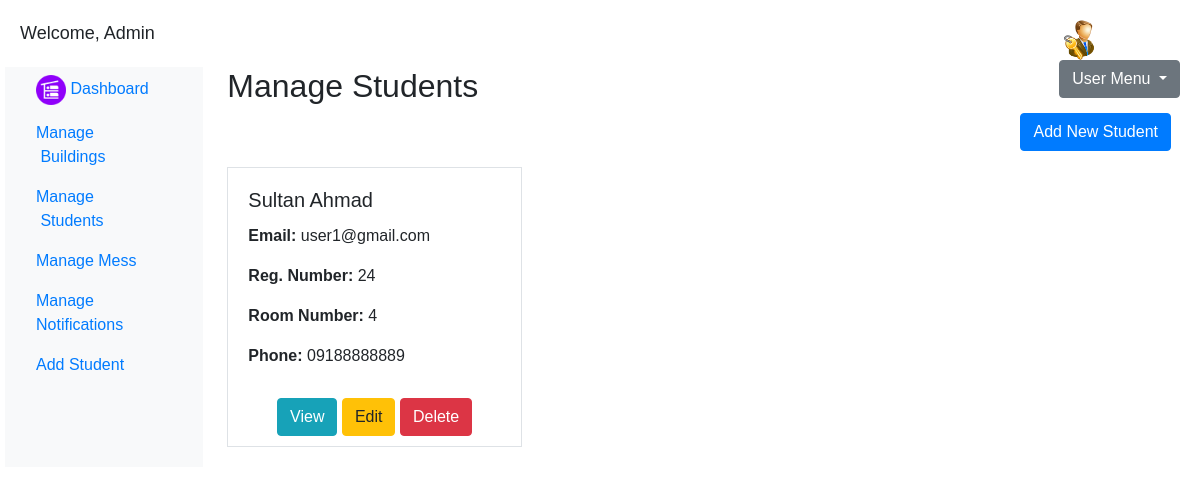
Page /admin/manage-students.php (signed in) on the committed database.
### tables this page shows
CREATE TABLE `user_registration` (
  `id` int(11) NOT NULL,
  `name` varchar(255) NOT NULL,
  `email` varchar(255) NOT NULL,
  `registration_number` varchar(255) NOT NULL,
  `building_type` varchar(50) NOT NULL,
  `mess` varchar(3) NOT NULL,
  `contact_number` varchar(15) NOT NULL,
  `gender` varchar(10) NOT NULL,
  `total_fees` int(11) NOT NULL,
  `created_at` timestamp NOT NULL DEFAULT current_timestamp(),
  `room_number` int(11) NOT NULL
);

### admin/manage-students.php (the view, shortened to what this page needs)
<!DOCTYPE html>
<html lang="en">
<head>
    <link rel="stylesheet" href="https://stackpath.bootstrapcdn.com/bootstrap/4.3.1/css/bootstrap.min.css">
</head>
<body>
<div class="dashboard-container">
    <?php include('newpage.php')?>
        <main role="main" class="col-md-9 ml-sm-auto col-lg-10 px-4">
            <h2>Manage Students</h2>
            <div class="text-right mb-3">
                <a href="add-new-student.php" class="btn btn-primary">Add New Student</a>
            </div>
            <div class="row">
                <?php
                $servername = "localhost";
                $username = "root";
                $password = "";
                $dbname = "hostelpro";
                $conn = new mysqli($servername, $username, $password, $dbname);
                $sql = "SELECT * FROM user_registration";
                $result = $conn->query($sql);
                if ($result->num_rows > 0) {
                    while ($row = $result->fetch_assoc()) {
                        echo '<div class="col-md-4">
                                <div class="student-card">
                                    <div class="student-details">
                                        <h5 class="card-title">' . $row['name'] . '</h5>
                                        <p class="card-text"><strong>Email:</strong> ' . $row['email'] . '</p>
                                        <p class="card-text"><strong>Reg. Number:</strong> ' . $row['registration_number'] . '</p>
                                        <p class="card-text"><strong>Room Number:</strong> ' . $row['room_number'] . '</p>
                                        <p class="card-text"><strong>Phone:</strong> ' . $row['contact_number'] . '</p>
                                    </div>
                                    <div class="student-actions">
                                    <a href="view-student.php?id=' . $row['id'] . '" class="btn btn-info">View</a>
                                    <a href="edit-student.php?id=' . $row['id'] . '" class="btn btn-warning">Edit</a>
                                    <button class="btn btn-danger" onclick="confirmDelete(' . $row['id'] . ')">Delete</button>
                                        </div>
                                </div>
                            </div>';
                    }
                } else {
                    echo "<p>No students found.</p>";
                }
                ?>
            </div>
        </main>
    </div>
</div>
</body>
</html>

### admin/manage-students.php (style rules this page uses)
body { font-family: Arial, sans-serif; }
.dashboard-container { max-width: 1200px; margin: auto; padding: 20px; }
.student-card { border: 1px solid #dee2e6; margin-bottom: 20px; }
.student-details { padding: 20px; }
.student-actions { padding: 10px; text-align: center; }

### rows in the picture
user_registration: name "Sultan Ahmad", email "user1@gmail.com", registration_number "24", room_number "4", contact_number "09188888889"
